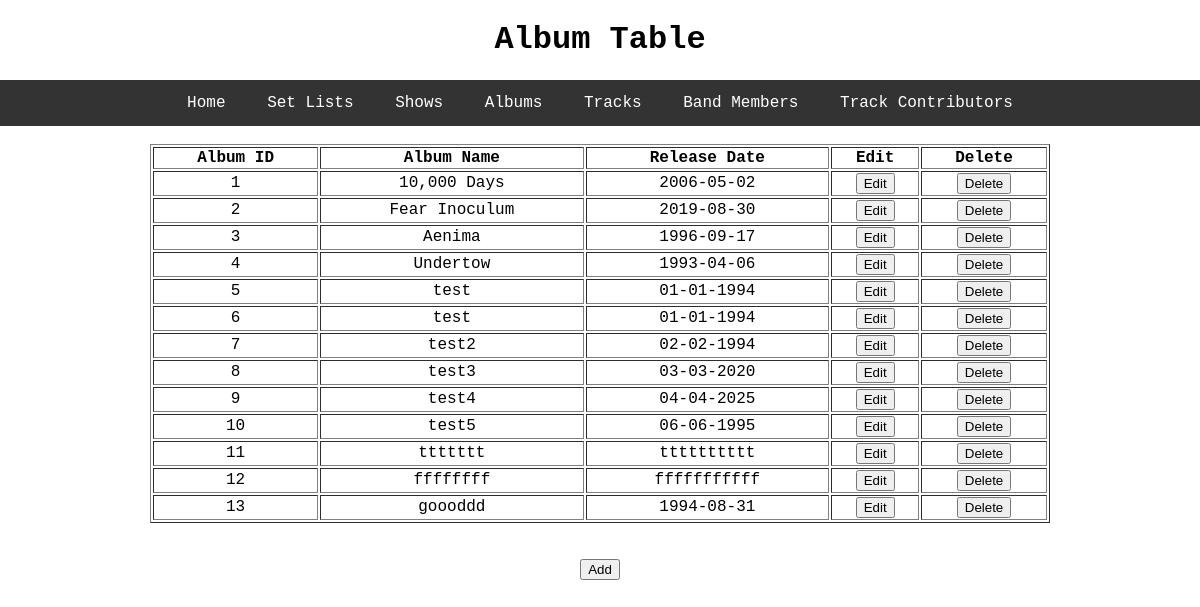
Before: /album with the older database file.
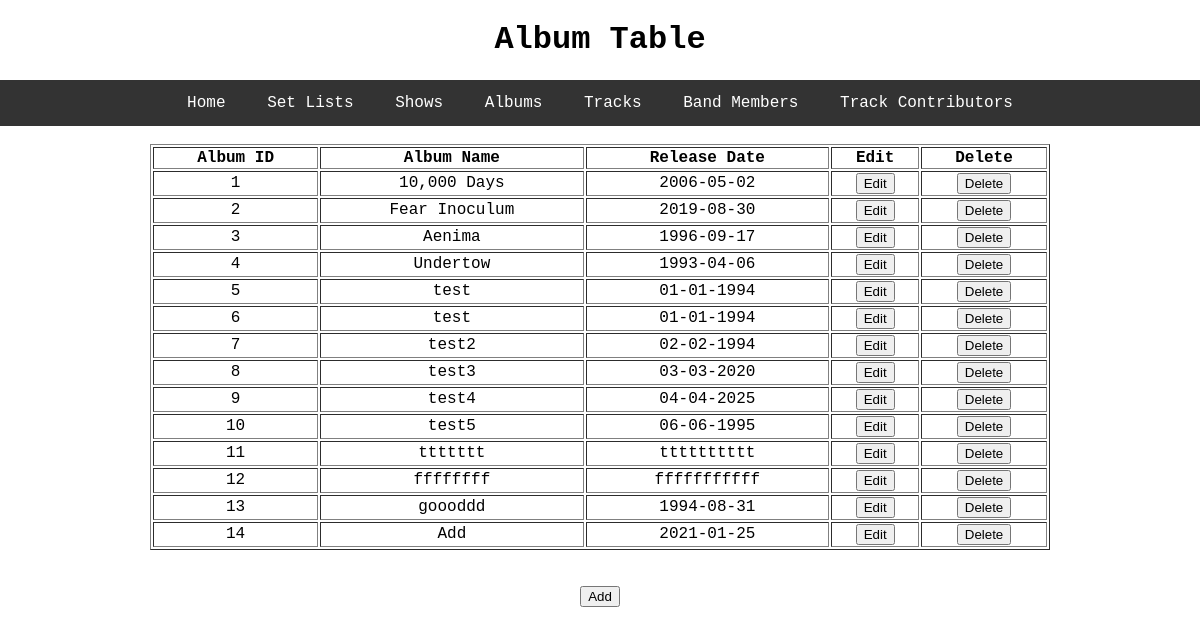
After: the same page with the newer database file.
### toolDB/models.py (models this page shows, shortened)
class Album(db.Model):
    id = db.Column(db.Integer, primary_key=True)
    album_name = db.Column(db.String, nullable=False)
    release_date = db.Column(db.String, nullable=False)
    track = db.relationship('Track', backref='album', lazy=True)
    set_list_album = db.relationship('SetList', backref='album', lazy=True)

### toolDB/select_db/routes.py (the view)
@select.route('/album')
def album():
    rows = Album.query.all()
    return render_template('album.html', title='Album', header='Album Table', rows=rows)

### toolDB/templates/album.html
{% extends "layout.html" %}
{% block content %}
  <table style="width:75%" table border="1" table align = "center">
    <thead>
      <th>Album ID</th>
      <th>Album Name</th>
      <th>Release Date</th>
      <th>Edit</th>
      <th>Delete</th>
    </thead>
    <tbody>
  	  {% for r in rows %}
  	    <tr>
        	<td>{{ r.id }}</td>
        	<td>{{ r.album_name }}</td>
        	<td>{{ r.release_date }}</td>
  	    	<td><input type="button" name = "Edit" value = "Edit" onclick = "window.location='/update_album/{{r.0}}'"></td>
  	    	<td><input type="button" name = "Delete" value = "Delete" onclick = "window.location='/delete_album/{{r.0}}'"></td>
  	    </tr>
  	  {% endfor %}
  	</tbody>
  </table>
  <br>
  <br>
  <a href="{{ url_for('insert.add_album') }}"><button type="button">Add</button></a>
{% endblock content %}

Changed rows visible on the page:
added Album: id "14", album_name "Add", release_date "2021-01-25"
